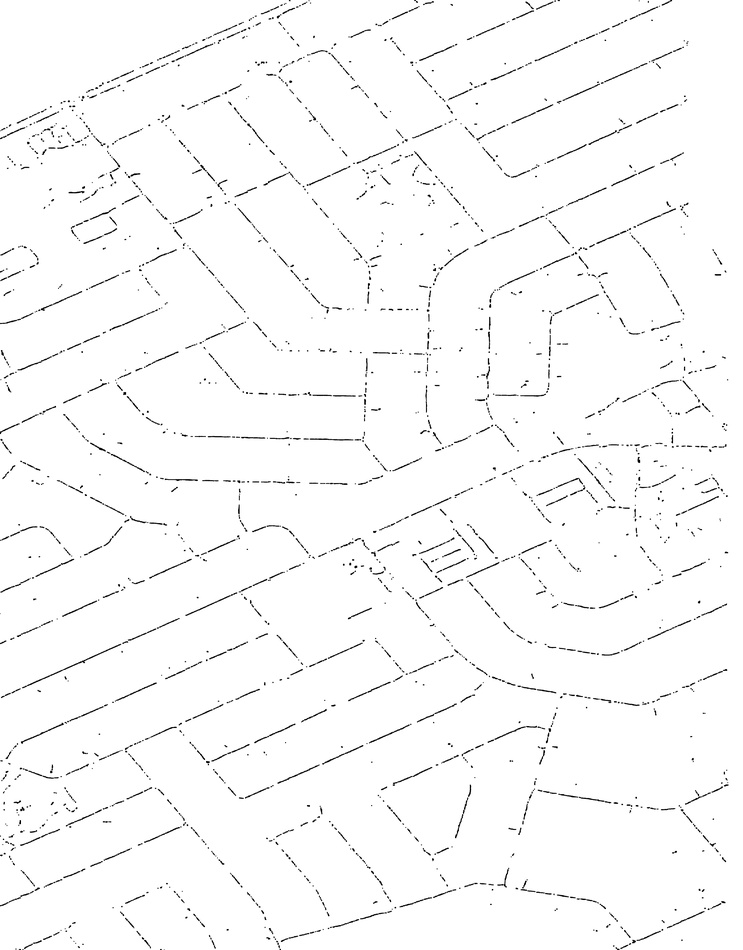
#> input picture ver_2/sample_predictions/centerline_Ottawa-1.jpg, 743 x 950 px, shrunk from 4608 x 5888 before the run
$ python to_raster.py --image sample_predictions/centerline_Ottawa-1.jpg --top sample_predictions/centerline_Ottawa-12.jpg --left sample_predictions/centerline_Ottawa-12.jpg --bottom sample_predictions/centerline_Ottawa-12.jpg --right sample_predictions/centerline_Ottawa-12.jpg
#> lines starting #> are read from the running program, lines starting #| are printed output that depends on the picture
import cv2
import json
import rasterio

from rasterio import features
from rasterio import Affine
from argparse import ArgumentParser

parser = ArgumentParser()
parser.add_argument('-i', '--image', required=True, help='Path to rasterized image')
parser.add_argument('--top', required=True, help='Top coordinate of the given image')
parser.add_argument('--left', required=True, help='Left coordinate of the given image')
parser.add_argument('--bottom', required=True, help='Bottom coordinate of the given image')
parser.add_argument('--right', required=True, help='Right coordinate of the given image')
args = vars(parser.parse_args())

file_prefix = args['image'].split('/')[-1]
image = cv2.imread(args['image'])
#> image is the input picture: shape (950, 743, 3); min 0, max 255, mean 249.5
image = cv2.cvtColor(image, cv2.COLOR_BGR2GRAY)
#> image: shape (950, 743)
mask = image != 255
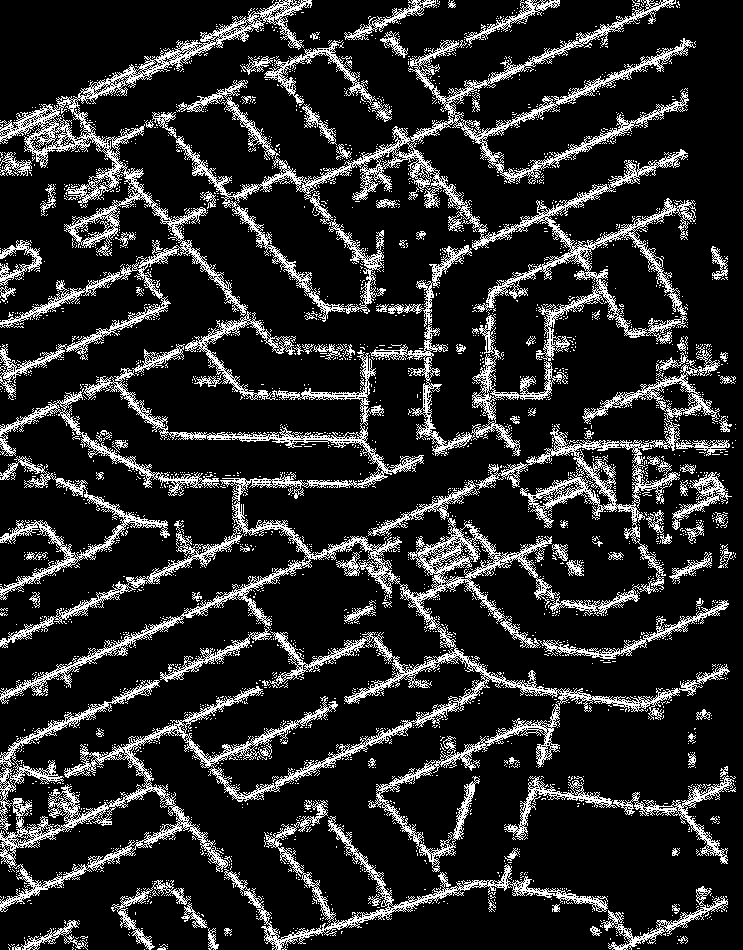
#> mask: shape (950, 743) bool; 15.9% white in thin lines or dots
H, W = image.shape
#> H = 950; W = 743

#> (the run stopped early here; a loop or call above may not have finished)

$ run again, on ver_2/sample_predictions/centerline_Ottawa-15.jpg
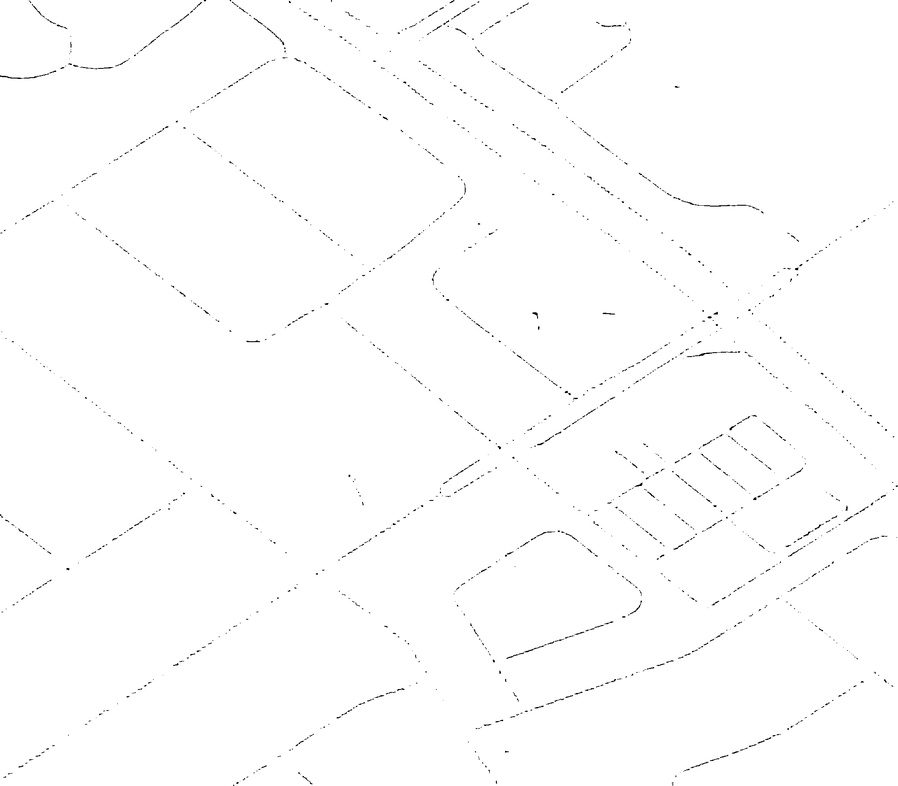
#> input picture ver_2/sample_predictions/centerline_Ottawa-15.jpg, 898 x 786 px, shrunk from 2048 x 1792 before the run
#> image is the input picture: shape (786, 898, 3); min 0, max 255, mean 253.4
#> image: shape (786, 898)
#> `mask = image != 255`:
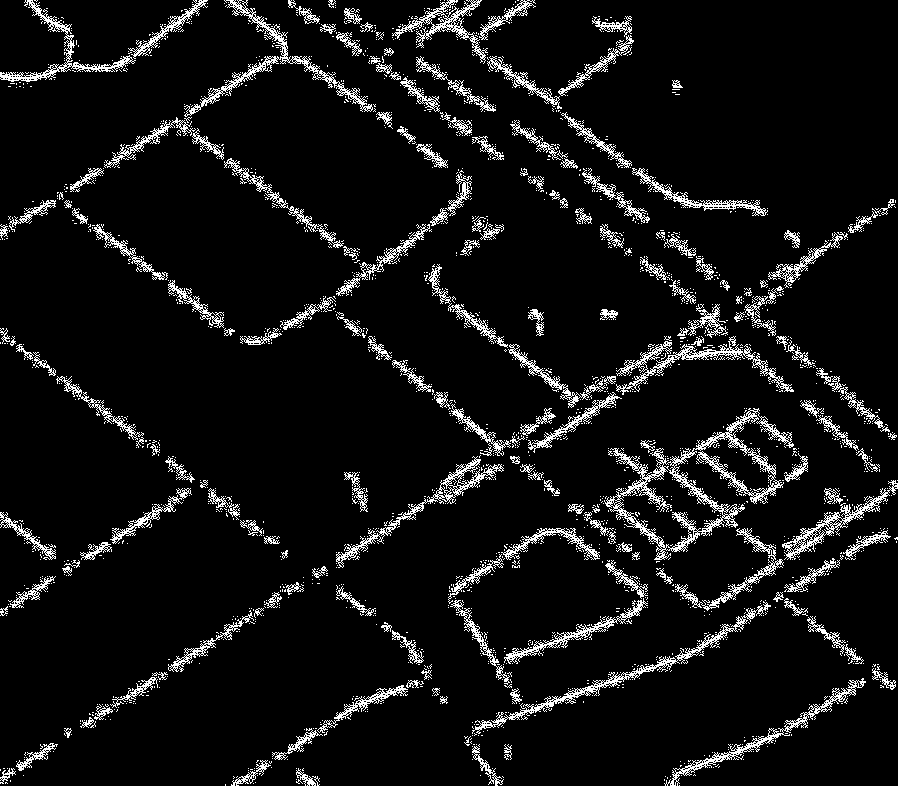
#> mask: shape (786, 898) bool; 7.5% white in thin lines or dots

$ run again, on ver_2/sample_predictions/centerline_Ottawa-16.jpg
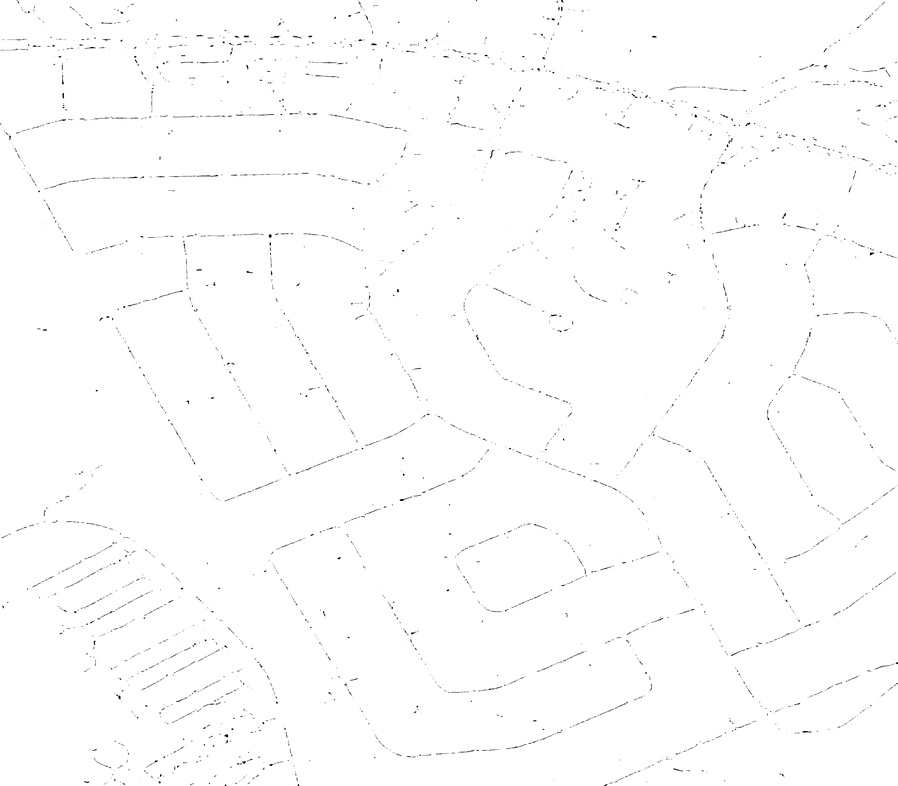
#> input picture ver_2/sample_predictions/centerline_Ottawa-16.jpg, 898 x 786 px, shrunk from 4096 x 3584 before the run
#> image is the input picture: shape (786, 898, 3); min 0, max 255, mean 253.3
#> image: shape (786, 898)
#> `mask = image != 255`:
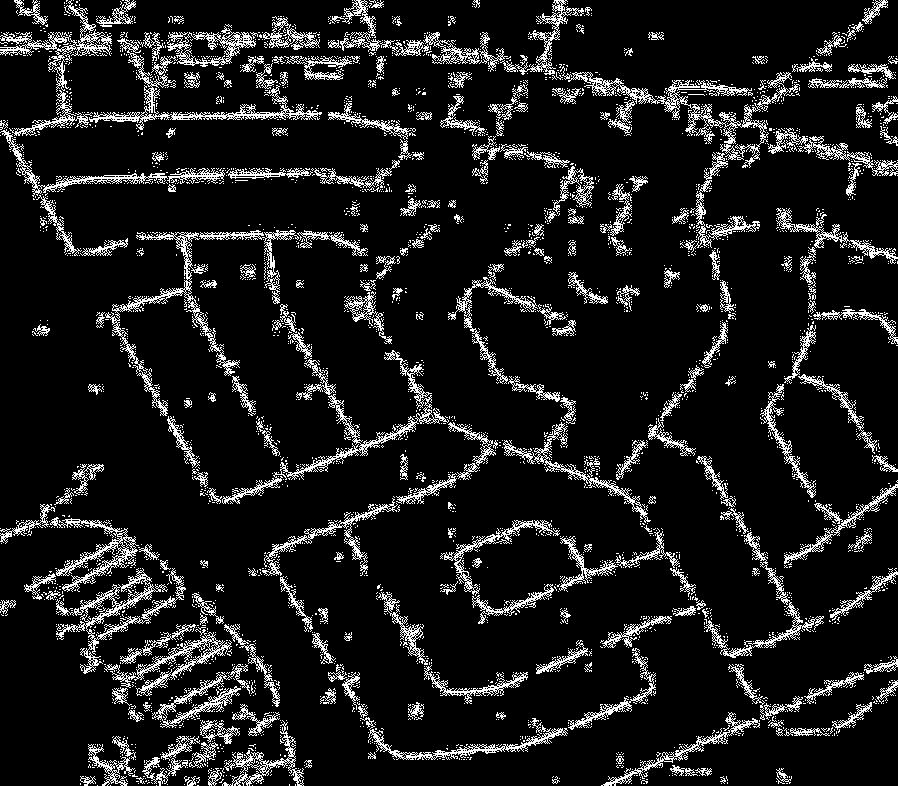
#> mask: shape (786, 898) bool; 10.9% white in thin lines or dots

$ run again, on ver_2/sample_predictions/centerline_Ottawa-2.jpg
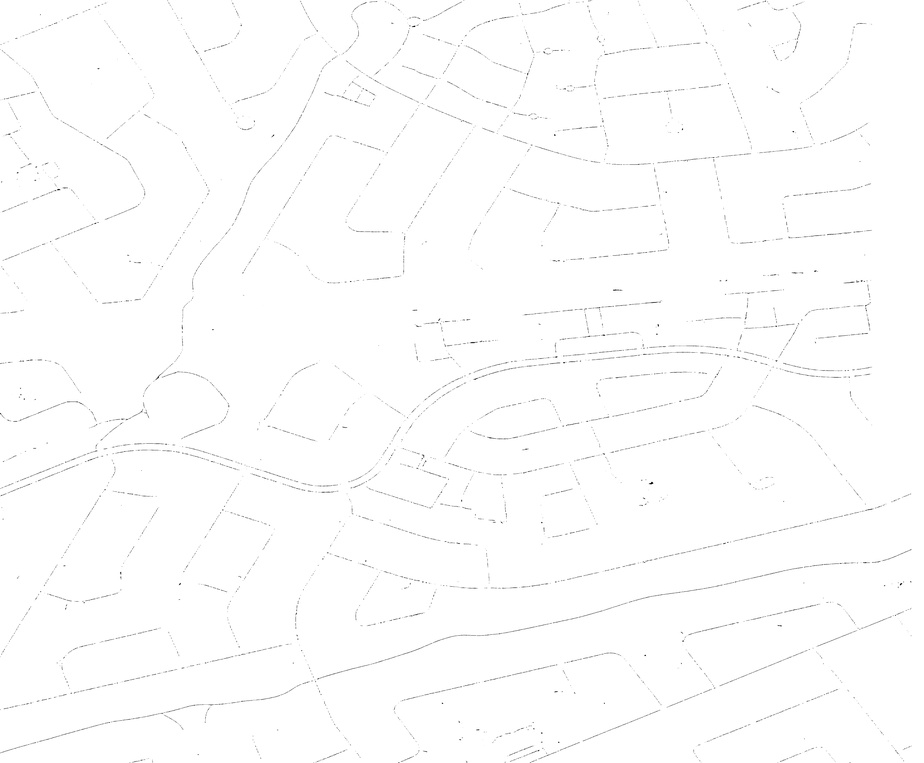
#> input picture ver_2/sample_predictions/centerline_Ottawa-2.jpg, 924 x 763 px, shrunk from 5888 x 4864 before the run
#> image is the input picture: shape (763, 924, 3); min 0, max 255, mean 253.3
#> image: shape (763, 924)
#> `mask = image != 255`:
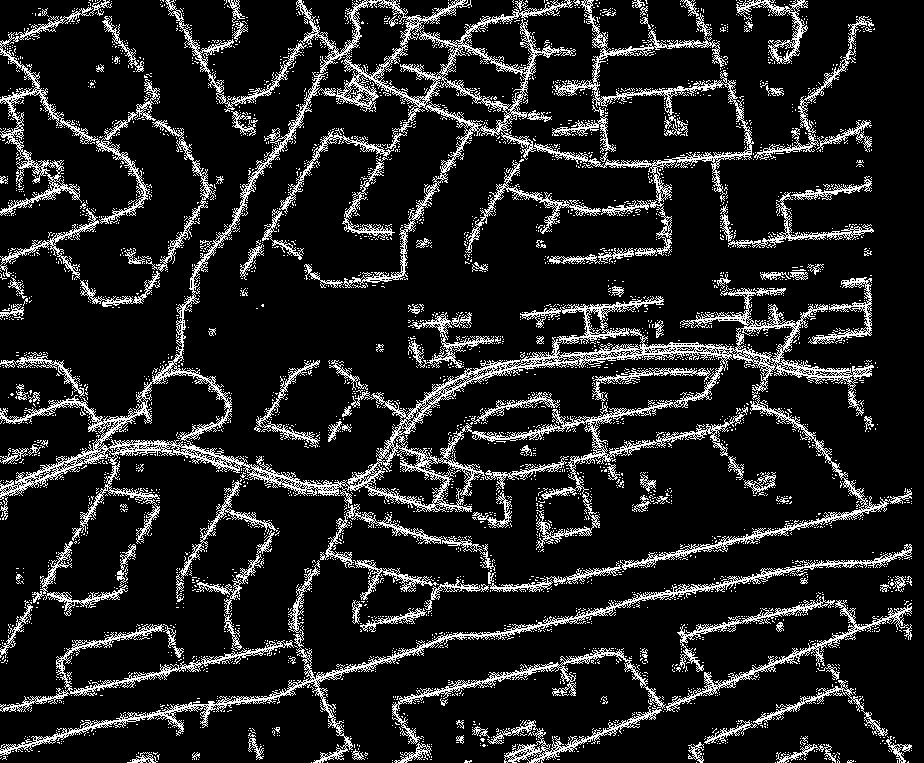
#> mask: shape (763, 924) bool; 13.4% white in thin lines or dots
